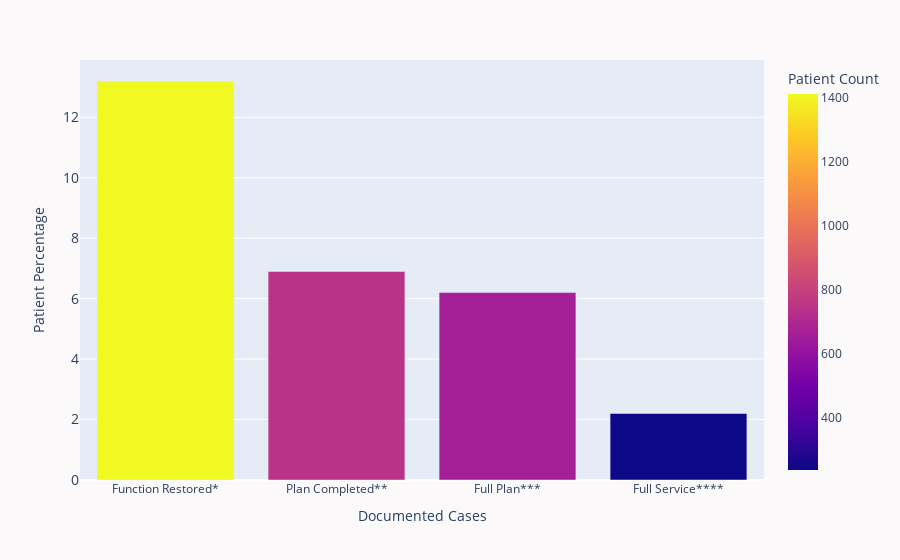

Notebook code cell kept with this figure:
### Code cell
# Bar chart
fig = px.bar(Smile_df, color='Patient Count', x='Documented Cases', y='Patient Percentage')
fig.update_layout(paper_bgcolor="#FBF9F9")
fig.update_layout(xaxis = dict(tickfont=dict(size=12)))
fig.update_layout(yaxis = dict(tickfont=dict(size=14)))
fig.update_layout(xaxis = dict(tickfont=dict(size=12)))
fig.show()

### Figure 1 — Plotly figure (JSON) as saved in the notebook; plotly's stock layout.template omitted (floating-point values rounded to 4 significant figures)
{"data": [{"alignmentgroup": "True", "hovertemplate": "Documented Cases=%{x}<br>Patient Percentage=%{y}<br>Patient Count=%{marker.color}<extra></extra>", "legendgroup": "", "marker": {"color": [1411, 743, 662, 238], "coloraxis": "coloraxis", "pattern": {"shape": ""}}, "name": "", "offsetgroup": "", "orientation": "v", "showlegend": false, "textposition": "auto", "type": "bar", "x": ["Function Restored*", "Plan Completed**", "Full Plan***", "Full Service****"], "xaxis": "x", "y": [13.2, 6.9, 6.2, 2.2], "yaxis": "y"}], "layout": {"barmode": "relative", "coloraxis": {"colorbar": {"title": {"text": "Patient Count"}}, "colorscale": [[0, "#0d0887"], [0.1111, "#46039f"], [0.2222, "#7201a8"], [0.3333, "#9c179e"], [0.4444, "#bd3786"], [0.5556, "#d8576b"], [0.6667, "#ed7953"], [0.7778, "#fb9f3a"], [0.8889, "#fdca26"], [1, "#f0f921"]]}, "legend": {"tracegroupgap": 0}, "margin": {"t": 60}, "paper_bgcolor": "#FBF9F9", "xaxis": {"anchor": "y", "domain": [0, 1], "tickfont": {"size": 12}, "title": {"text": "Documented Cases"}}, "yaxis": {"anchor": "x", "domain": [0, 1], "tickfont": {"size": 14}, "title": {"text": "Patient Percentage"}}}}
